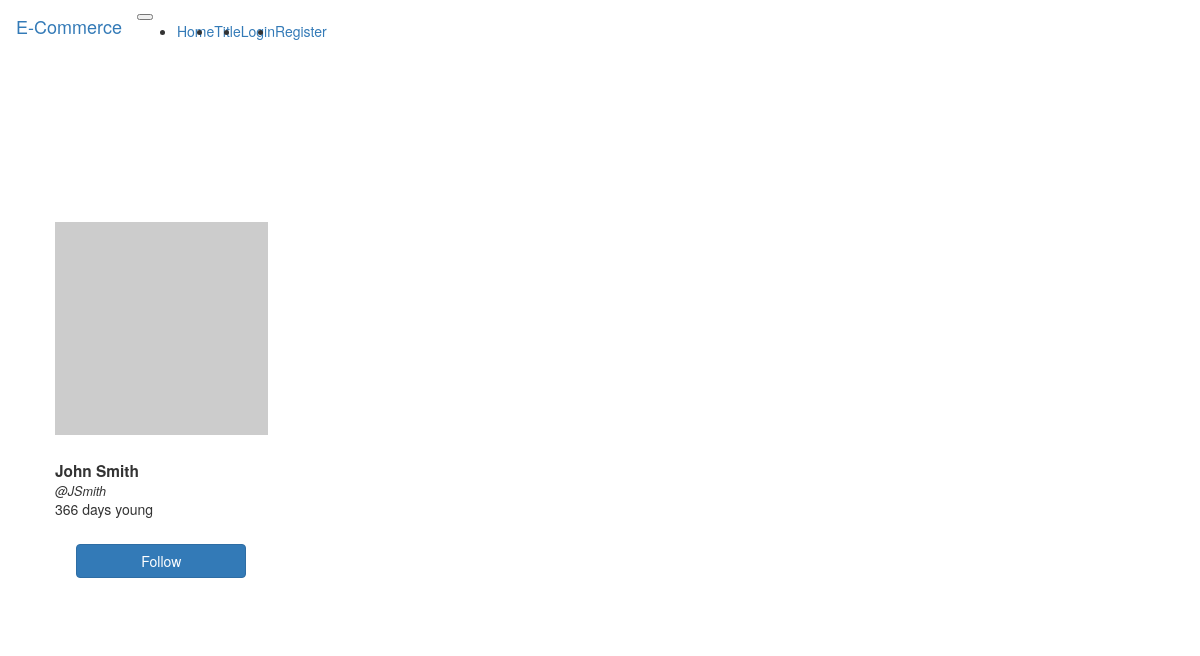
/posts/JSmith, run on an earlier commit of the app's database.
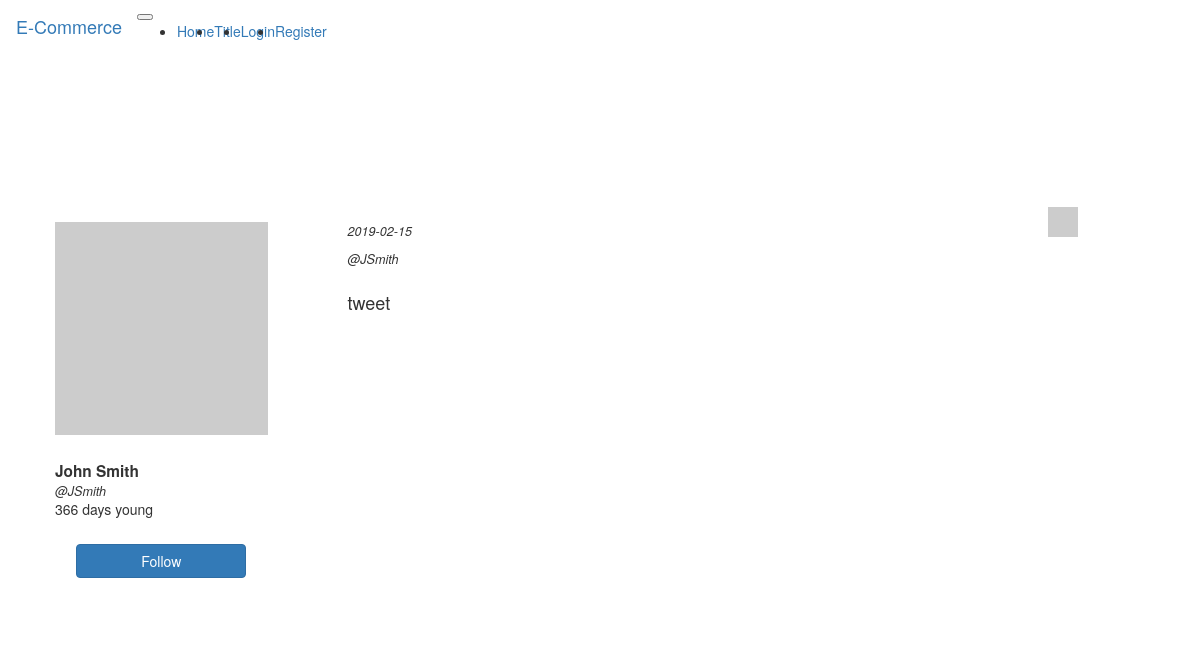
And on a later commit of the database.
### app/models.py (models this page shows, shortened)
class User(db.Model, UserMixin):
    id = db.Column(db.Integer, primary_key=True)
    first_name = db.Column(db.String(50))
    last_name = db.Column(db.String(50))
    age = db.Column(db.Integer)
    bio = db.Column(db.String(150))
    url = db.Column(db.String(150))
    username = db.Column(db.String(30), unique=True, index=True)
    email = db.Column(db.String(120), unique=True)
    password_hash = db.Column(db.String(256))
    posts = db.relationship('Post', backref=db.backref('user', lazy='joined'))

class Post(db.Model):
    post_id = db.Column(db.Integer, primary_key=True)
    user_id = db.Column(db.Integer, db.ForeignKey('user.id'))
    tweet = db.Column(db.String(140))
    date_posted = db.Column(db.DateTime, default=datetime.now().date())

### app/routes.py (the view)
@login_required
@app.route('/posts/<username>', methods=['GET', 'POST'])
def posts(username):
    form = PostForm()
    person = User.query.filter_by(username=username).first()
    if form.validate_on_submit():
        tweet = form.tweet.data
        post = Post(tweet=tweet, user_id=current_user.id)
        db.session.add(post)
        db.session.commit()
        return redirect(url_for('posts', username=username))
    return render_template('posts.html', person=person, title='Posts', form=form, username=username)

### app/templates/posts.html (shortened to what this page needs)
{% extends 'base.html' %}
{% import 'bootstrap/wtf.html' as wtf %}
{% block app_content %}
  <div class="container top-margin-lg">
    <div class="row">
      <div class="col-md-3">
        <div class="card">
          <div class="card-img-top">
            <img src="{{ person.url}}" alt="Profile Image" class="product-img">
          </div>
          <div class="card-title">{{ person.first_name}} {{ person.last_name }}</div>
          <div class="card-subtitle">@{{ person.username }}</div>
          <div class="card-text"><p>{{ person.bio }}</p></div>
          <button class="btn btn-primary">Follow</button>
        </div>
      </div>
      <div class="col-md-8 offset-md-1">
      {% for post in person.posts %}
        <div class="row top-margin-sm">
          <div class="col-md-12">
            <div class="card">
              <img src="http://placehold.it/30x30" alt="Profile Image" class="prof_pic">
              <p class="card-subtitle">{{ post.date_posted.date() }}</p>
              <p class="card-subtitle">@{{ person.username }}</p>
              <h4>{{ post.tweet }}</h4>
            </div>
        {% endfor %}
          </div>
        </div>
      </div>
    </div>
  </div>
{% endblock %}

### app/templates/base.html (shortened to what this page needs)
{% extends 'bootstrap/base.html' %}
{% block styles %}
  {{ super() }}
  <link rel="stylesheet" href="../static/css/main.css">
{% endblock %}
{% block navbar %}
<div class="row">
  <div class="col-md-12">
    <nav class="navbar navbar-expand-lg navbar-dark bg-dark">
    <a class="navbar-brand" href="{{url_for('index') }}">E-Commerce</a>
    <button class="navbar-toggler" type="button" data-toggle="collapse" data-target="#navbarSupportedContent" aria-controls="navbarSupportedContent" aria-expanded="false" aria-label="Toggle navigation">
    </button>
    <div class="collapse navbar-collapse" id="navbarSupportedContent">
      <ul class="navbar-nav mr-auto">
        {% if title == 'Home' %}
        <li class="nav-item active">
          {% else %}
        <li class='nav-item'>
          {%endif%}
          <a class="nav-link" href="{{url_for('index')}}">Home <span class="sr-only">(current)</span></a>
        </li>
        {% if title == 'Title' %}
        <li class="nav-item active">
          {% else %}
          <li class='nav-item'>
            {%endif%}
            <a class="nav-link" href="{{ url_for('title') }}">Title</a>
          </li>
        {% if current_user.is_authenticated %}
          <li class='nav-item'>
            <a class="nav-link" href="{{ url_for('logout') }}">Logout</a>
          </li>
          {% else %}
          {% if title == 'Login' %}
          <li class="nav-item active">
            {% else %}
          <li class='nav-item'>
            {%endif%}
            <a class="nav-link" href="{{ url_for('login') }}">Login</a>
          </li>
          {% if title == 'Register' %}
          <li class="nav-item active">
            {% else %}
          <li class='nav-item'>
            {%endif%}
            <a class="nav-link" href="{{ url_for('register') }}">Register</a>
          </li>
          {% endif %}
        </ul>
      </div>
    </nav>
  </div>
</div>
{% endblock %}
{%block content%}
{% block app_content%}
{%endblock%}
{% endblock %}

### app/static/css/main.css (style rules this page uses)
body { overflow-x: hidden; }
.top-margin-lg { margin-top: 100px; }
.top-margin-sm { margin-top: 25px; }
.card { padding: 25px; }
.product-img { display: block; margin: 25px auto; width: 100%; }
.card-title { font-weight: bold; font-size: 110%; }
.card-subtitle { font-style: italic; font-size: 90%; }
.card > button { display: block; margin: 25px auto; width: 80%; }
.prof_pic { width: 30px; height: 30 px; margin-bottom: 10px; position: absolute; top: 10px; right: 10px; }
.card>h4 { padding-top: 15px; }

What changed in the data, as far as the page shows it:
added Post: date_posted "2019-02-15", {{ person.username }} "JSmith", tweet "tweet"
